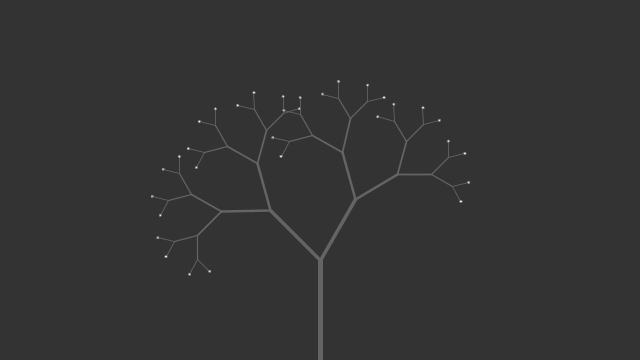
Frame 1 (no input)
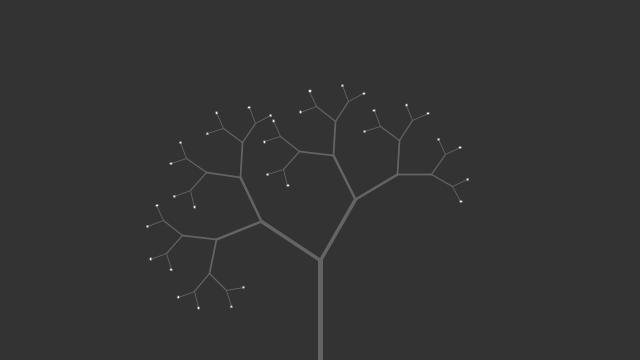
Frame 60 (the mouse pressed at the canvas centre just before this capture)
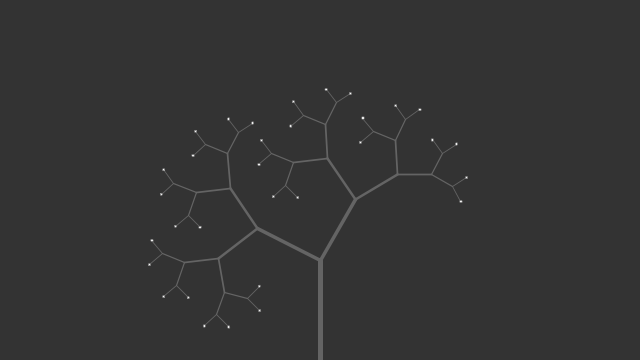
Frame 120 (the mouse held since frame 60 and released just before this capture)

The Processing sketch that drew these frames (run headless with seeded random() and noise(); from frame 60 on, the mouse is pressed at the canvas centre):

// Processing sketch: animated_fractal_tree
// ── animated_fractal_tree.pde
void setup() {
    size(640, 360); 
}

void draw() {
    background(51); 
    fill(255, 204);
    
    // move the origin to the bottom center
    translate(width * 0.5, height);
    
    //draw white lines
    stroke(100);
    strokeWeight(5);
    
    //draw a tree with the specified recursion depth
    drawTree(12);
}

// draws a tree recursively with the specified recursion depth
void drawTree(int depth) {
    
    if (depth == 0) {
        // if the recursion depth is zero we stop going deeper and only draw a leaf
        drawLeaf();
    } else {
        // if the recursion depth is not zero we draw a branch and recurse deeper
        drawTrunkWithTrees(depth - 1);
    }
}

void drawLeaf() {
    circle(0, 0, 20);
}

void drawTrunkWithTrees(int depth) {
    // change the angle of the left branch with the frameCount for animation
    float animationSpeed = 0.01;                                // this factor defines how quickly the angle changes
    float maximumAngleOffset = 20;                              // this defines the maxium angle offset
    // the sinus is used to convert the ever growing framecount to a number that changes between -1 and 1
    float angleOffset = sin(frameCount * animationSpeed) * maximumAngleOffset; 
    float leftSubTreeAngle = radians(45.0 + angleOffset);
    
    // now draw the tree as before but use the animated angle
    float trunkLength = 100;
    float rightSubTreeAngle = radians(30.0);
    float scaleDownFactor = 0.7;
    
    line(0, 0, 0, - trunkLength);
    pushMatrix();
    translate(0, - trunkLength);
    scale(scaleDownFactor);
    
    pushMatrix();
    rotate(- leftSubTreeAngle);
    drawTree(depth - 1);
    popMatrix();
    
    pushMatrix();
    rotate(rightSubTreeAngle);
    drawTree(depth - 1);
    popMatrix();
    
    popMatrix();
}
